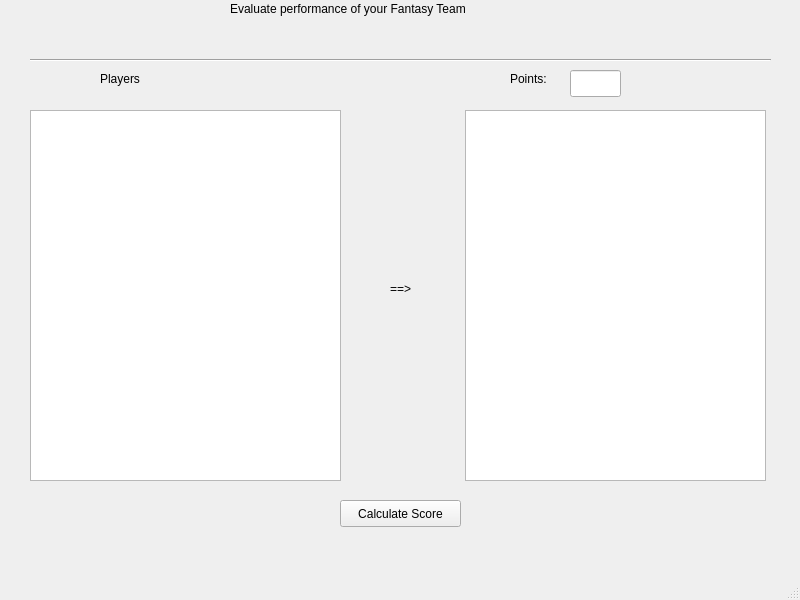
<?xml version="1.0" encoding="UTF-8"?>
<ui version="4.0">
 <class>otherwindow</class>
 <widget class="QMainWindow" name="otherwindow">
  <property name="geometry">
   <rect>
    <x>0</x>
    <y>0</y>
    <width>800</width>
    <height>600</height>
   </rect>
  </property>
  <property name="windowTitle">
   <string>MainWindow</string>
  </property>
  <widget class="QWidget" name="centralwidget">
   <widget class="QLabel" name="label">
    <property name="geometry">
     <rect>
      <x>230</x>
      <y>0</y>
      <width>301</width>
      <height>17</height>
     </rect>
    </property>
    <property name="text">
     <string>Evaluate performance of your Fantasy Team</string>
    </property>
   </widget>
   <widget class="Line" name="line">
    <property name="geometry">
     <rect>
      <x>30</x>
      <y>50</y>
      <width>741</width>
      <height>20</height>
     </rect>
    </property>
    <property name="orientation">
     <enum>Qt::Horizontal</enum>
    </property>
   </widget>
   <widget class="QListWidget" name="list1">
    <property name="geometry">
     <rect>
      <x>30</x>
      <y>110</y>
      <width>311</width>
      <height>371</height>
     </rect>
    </property>
   </widget>
   <widget class="QListWidget" name="list2">
    <property name="geometry">
     <rect>
      <x>465</x>
      <y>110</y>
      <width>301</width>
      <height>371</height>
     </rect>
    </property>
   </widget>
   <widget class="QLabel" name="label_2">
    <property name="geometry">
     <rect>
      <x>390</x>
      <y>280</y>
      <width>31</width>
      <height>17</height>
     </rect>
    </property>
    <property name="text">
     <string>==&gt;</string>
    </property>
   </widget>
   <widget class="QLabel" name="label_3">
    <property name="geometry">
     <rect>
      <x>100</x>
      <y>70</y>
      <width>67</width>
      <height>17</height>
     </rect>
    </property>
    <property name="text">
     <string>Players</string>
    </property>
   </widget>
   <widget class="QLabel" name="label_4">
    <property name="geometry">
     <rect>
      <x>510</x>
      <y>70</y>
      <width>51</width>
      <height>17</height>
     </rect>
    </property>
    <property name="text">
     <string>Points:</string>
    </property>
   </widget>
   <widget class="QLineEdit" name="points_evaluate">
    <property name="geometry">
     <rect>
      <x>570</x>
      <y>70</y>
      <width>51</width>
      <height>27</height>
     </rect>
    </property>
   </widget>
   <widget class="QPushButton" name="score_cal">
    <property name="geometry">
     <rect>
      <x>340</x>
      <y>500</y>
      <width>121</width>
      <height>27</height>
     </rect>
    </property>
    <property name="text">
     <string>Calculate Score</string>
    </property>
   </widget>
  </widget>
  <widget class="QMenuBar" name="menubar">
   <property name="geometry">
    <rect>
     <x>0</x>
     <y>0</y>
     <width>800</width>
     <height>25</height>
    </rect>
   </property>
  </widget>
  <widget class="QStatusBar" name="statusbar"/>
 </widget>
 <resources/>
 <connections/>
</ui>
